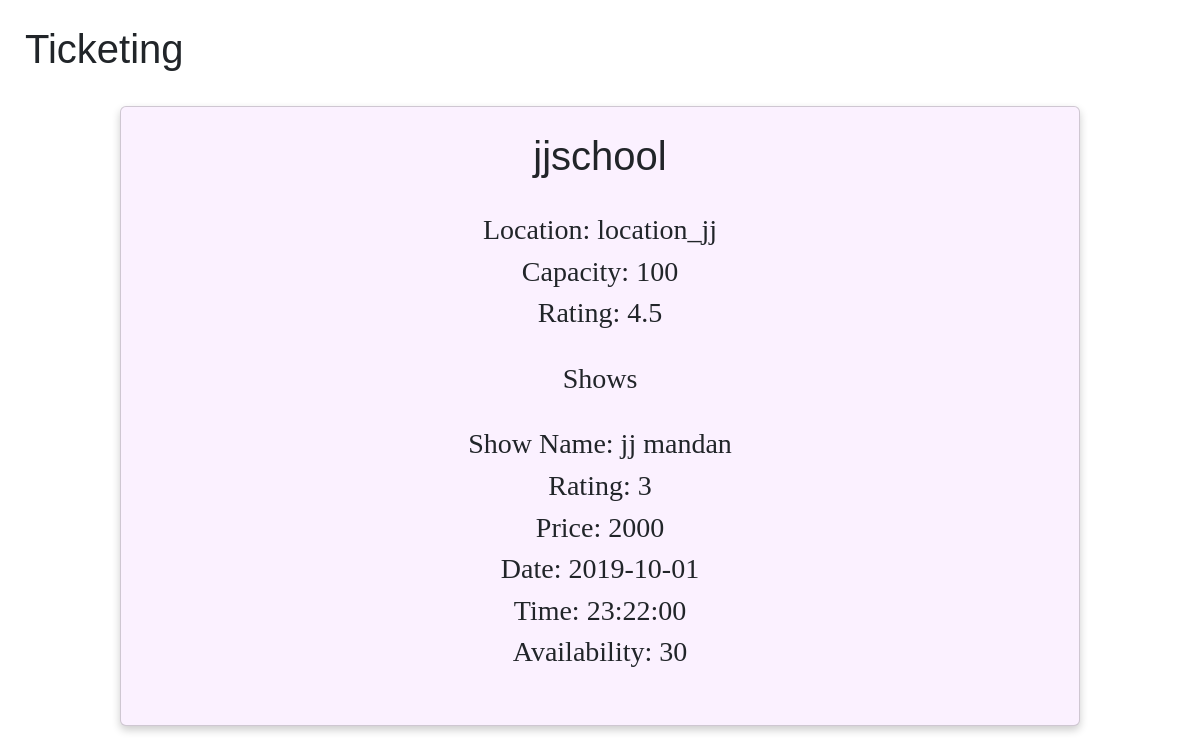
The app's page /venue/1, older data.
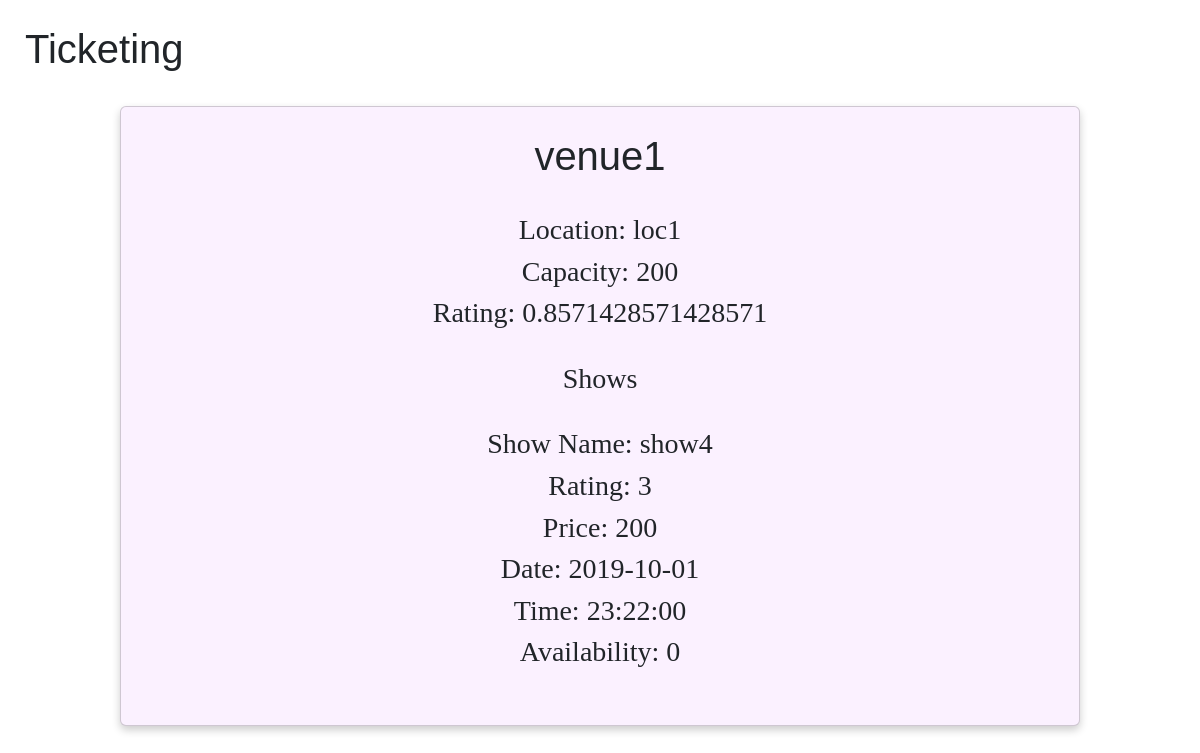
The same page, newer data.
### app.py (models this page shows)
class Venue(db.Model):
    _tablename_ = 'venue'
    venue_id = db.Column(db.Integer, primary_key=True, autoincrement=True)
    venue_name = db.Column(db.String, unique=True, nullable=False)
    location = db.Column(db.String)
    capacity = db.Column(db.Integer)
    rating = db.Column(db.Integer)
    ratingno = db.Column(db.Integer)

class Shows(db.Model):
    _tablename_ = 'shows'
    show_id = db.Column(db.Integer, primary_key=True, autoincrement=True)
    show_name = db.Column(db.String, unique=True, nullable=False)
    rating = db.Column(db.Integer)
    price = db.Column(db.Integer, nullable=False)
    date = db.Column(db.String)
    time = db.Column(db.String)
    availability=db.Column(db.Integer)
    venue_id = db.Column(db.Integer, db.ForeignKey('venue.venue_id'))
    ratingno = db.Column(db.Integer)

### app.py (the view)
@app.route('/venue/<venue_id>',methods=['GET'])
def venue(venue_id):
    venue_id=venue_id
    conn = sqlite3.connect("database.sqlite3")
    cur = conn.cursor()
    sql1="""select venue_name, location, capacity,rating from venue where venue_id=? """
    sql="""select shows.show_name, shows.rating, shows.price, shows.date, shows.time, shows.availability from venue left join shows on shows.venue_id=venue.venue_id where venue.venue_id=?"""
    cur.execute(sql1,(venue_id,))
    venue_info= cur.fetchall()
    cur.execute(sql,(venue_id,))
    venue = cur.fetchall()
    cur.close()
    return render_template('venue.html', venue=venue,venue_info=venue_info[0])

### templates/venue.html (shortened to what this page needs)
{% extends "base.html" %}
{% block body %}
<h1>Ticketing</h1>
<div class="card">
    <h1>{{venue_info[0]}}</h1>
    <h3>Location: {{venue_info[1]}}</h3>
    <h3>Capacity: {{venue_info[2]}}</h3>
    <h3>Rating: {{venue_info[3]}}</h3>
    <br>
    <h3>Shows</h3>
    <br>
    {% for show in venue%}
    <div>
        <h3>Show Name: {{show[0]}} </h3>
    </div>
    <div>
        <h3>Rating: {{show[1]}}</h3>
    </div>
    <div>
        <h3>Price: {{show[2]}} </h3>
    </div>
    <div>
        <h3>Date: {{show[3]}} </h3>
    </div>
    <div>
        <h3>Time: {{show[4]}}</h3>
    </div>
    <div>
        <h3>Availability: {{show[5]}} </h3>
    </div>
    <br>
    {% endfor %}
</div>
{% endblock%}

Row changes from the older to the newer data that the page shows:
changed Venue: venue_name "jjschool" → "venue1"; location "location_jj" → "loc1"; capacity "100" → "200"; rating "4.5" → "0.8571428571428571"
changed Shows: show_name "jj mandan" → "show4"; price "2000" → "200"; availability "30" → "0"
